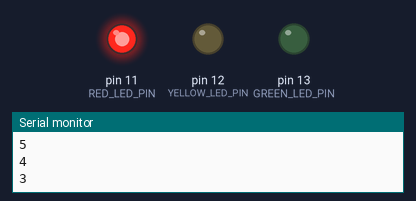
Simulated run of this sketch. Board: Arduino Uno, built with avr-gcc and run on an emulated ATmega328P. On the bench: output pins drawn as LEDs (lit = HIGH), the last lines printed to the serial monitor.

Above: at 2.5 s.
At 6.2 s:
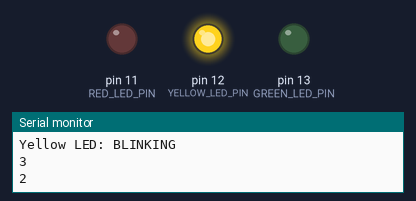
At 7.7 s:
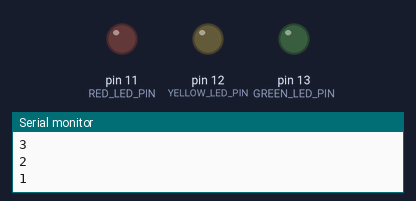
At 10.0 s:
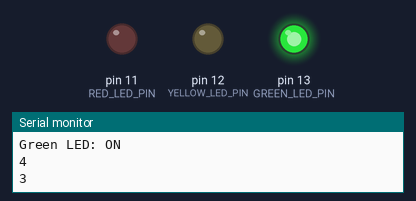
Timing chart, 0 to 15.6 s (numbered marks = the images above):
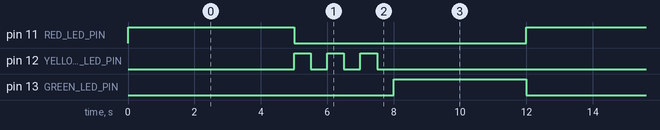

Measured:
- by itself, pin 11 (RED_LED_PIN): alternates HIGH for 5.0 s and LOW for 7.0 s
- by itself, pin 12 (YELLOW_LED_PIN): repeats every 12.0 s: 2 × (LOW 0.50 s, HIGH 0.50 s), LOW 9.5 s, HIGH 0.50 s
- by itself, pin 13 (GREEN_LED_PIN): alternates HIGH for 4.0 s and LOW for 8.0 s

The sketch:

L3-traffic-light.ino
```cpp
const int RED_LED_PIN = 11;
const int YELLOW_LED_PIN = 12;
const int GREEN_LED_PIN = 13;

const int RED_SEC = 5;
const int YELLOW_SEC = 3;
const int GREEN_SEC = 4;

void setup() {
  pinMode(RED_LED_PIN, OUTPUT);
  pinMode(YELLOW_LED_PIN, OUTPUT);
  pinMode(GREEN_LED_PIN, OUTPUT);
  Serial.begin(9600);
}

void loop() {
  lightFor(RED_LED_PIN, "Red", RED_SEC);
  blinkFor(YELLOW_LED_PIN, "Yellow", YELLOW_SEC);
  lightFor(GREEN_LED_PIN, "Green", GREEN_SEC);
}

void lightFor(int pin, const char* name, int seconds) {
  digitalWrite(pin, HIGH);
  Serial.print(name);
  Serial.println(" LED: ON");

  for (int s = seconds; s > 0; s--) {
    Serial.println(s);
    delay(1000);
  }

  digitalWrite(pin, LOW);
  Serial.print(name);
  Serial.println(" LED: OFF");
}

void blinkFor(int pin, const char* name, int seconds) {
  Serial.print(name);
  Serial.println(" LED: BLINKING");

  for (int s = seconds; s > 0; s--) {
    Serial.println(s);

    digitalWrite(pin, HIGH);
    delay(500);

    digitalWrite(pin, LOW);
    delay(500);
  }

  Serial.print(name);
  Serial.println(" LED: OFF");
}
```
